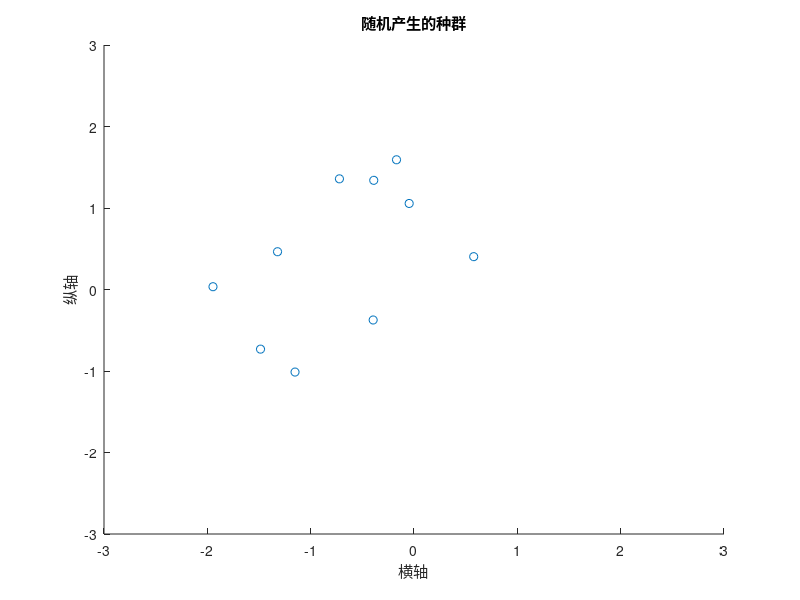

This chart was generated by the following MATLAB code: (Note: this script raises an error after producing the figure.)
%%%%主函数%%%%
clear;
clc;
%%%%输入参数%%%%
N = 10;                      % 城市个数
M = 20;                      % 种群个数
C = 100;                     % 迭代次数
C_old = C;
m = 2;                       % 淘汰加速指数
Pc = 0.4;                    % 交叉概率
Pm = 0.2;                    % 变异概率

%%%%生成城市的坐标和距离%%%%
pos = randn(N,2); % 城市坐标

D = zeros(N,N);   % 城市间距
for i = 1:N
    for j = i+1:N
        dis = (pos(i,1) - pos(j,1)).^2 + (pos(i,2) - pos(j,2)).^2; % 两点间距离
        D(i,j) = dis^(0.5);
        D(j,i) = D(i,j);                                        
    end
end

%%%%生成初始群体%%%%
popm = zeros(M,N);
for i = 1:M
    popm(i,:) = randperm(N);
end

%%%%随机选择一个种群%%%%
R = popm(1,:);         % 1可以随机选择
% 绘图
figure(1);             % 绘制城市点图
scatter(pos(:,1),pos(:,2),'k.');
xlabel('横轴')
ylabel('纵轴')
title('随机产生的种群')
axis( [-3 3 -3 3] )
figure(2);             % 绘制随机产生的路径
plot_route(pos,R);
xlabel('横轴')
ylabel('纵轴')
title('随机生成种群城市路径情况')
axis([-3 3 -3 3])

%%%%初始化种群机及其适应函数%%%%
fitness = zeros(M,1);
len = zeros(M,1);
for i = 1:M
    len(i,1) = myLength(D,popm(i,:));
end
maxlen = max(len);
minlen = min(len);
fitness = fit(len,m,maxlen,minlen);
rr = find( len == minlen );
R = popm(rr(1,1),:);
for i = 1:N
    fprintf('%d ',R(i));
end
fprintf('\n');
fitness = fitness/sum(fitness);
distance_min = zeros(C+1,1);

while C >= 0
    fprintf('迭代第%d次\n',C);

    %%%%选择操作%%%%
    nn = 0;
    for i = 1:size(popm,1)
        len_1(i,1) = myLength(D,popm(i,:));
        jc = rand*0.3;
        for j = 1:size(popm,1)
            if fitness(j,1) >= jc    %如果适应，就保留
                nn = nn + 1;
                popm_sel(nn,:) = popm(j,:);
                break;
            end
        end
    end

    %%%%每次选择都保存最优的种群%%%%
    popm_sel = popm_sel(1:nn,:);
    [len_m,len_index] = min(len_1);
    popm_sel = [popm_sel;popm(len_index,:)];

    %%%%交叉操作%%%%
    nnper = randperm(nn);
    A = popm_sel(nnper(1),:);
    B = popm_sel(nnper(2),:);
    for i = 1:nn*Pc
        [A,B] = cross(A,B);
        popm_sel(nnper(1),:) = A;
        popm_sel(nnper(2),:) = B;
    end

    %%%%变异操作%%%%
    for i = 1:nn
        pick = rand;
        while pick == 0
            pick = rand;
        end
        if pick <= Pm
            popm_sel(i,:) = Mutation(popm_sel(i,:));
        end
    end

    %%%%求适应度函数%%%%
    NN = size(popm_sel,1);
    len = zeros(NN,1);
    for i = 1:NN
        len(i,1) = myLength(D,popm_sel(i,:));
    end
    maxlen = max(len);
    minlen = min(len);
    distance_min(C+1,1) = minlen;
    fitness = fit(len,m,maxlen,minlen);
    rr = find(len == minlen);
    fprintf('minlen = %d\n',minlen);
    R=popm_sel(rr(1,1),:);
    for i = 1:N
        fprintf('%d ',R(i));
    end
    fprintf('\n');
    popm = popm_sel;
    C = C - 1;
    %pause(1);
end
figure(3)
plot_route(pos,R);
xlabel('横轴')
ylabel('纵轴')
title('优化后的种群城市路径情况')
axis([-3 3 -3 3]);